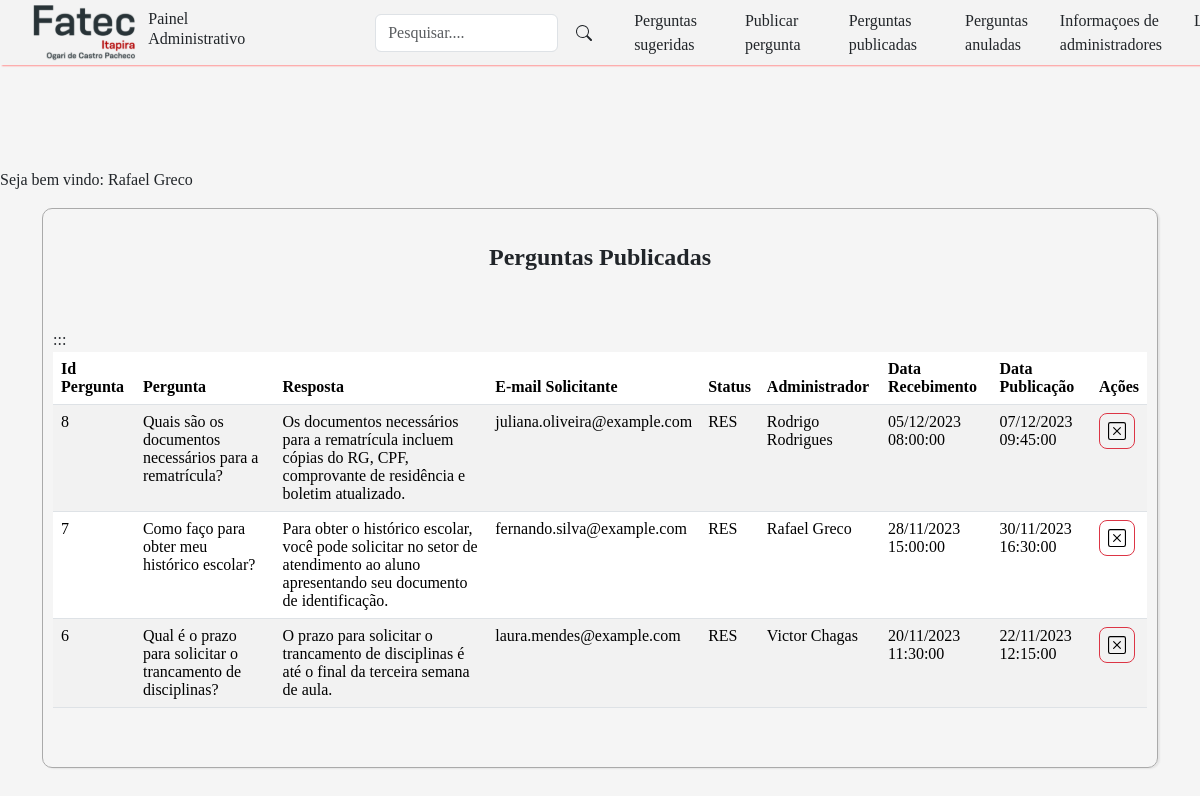
The page /view/listar_pergunta_publicada.php (signed in) on the database its author committed.
### tables this page shows
CREATE TABLE tb_perguntas (
    id_pergunta INT AUTO_INCREMENT NOT NULL PRIMARY KEY,
    pergunta TEXT,
    resposta TEXT,
    nome_solicitante VARCHAR(255) NOT NULL,
    email_solicitante VARCHAR(100) NOT NULL,
    situacao VARCHAR(255) NOT NULL,
    data_pergunta DATETIME NOT NULL DEFAULT CURRENT_TIMESTAMP(),
    data_resposta DATETIME,
    adm_id_resposta INT,
    CONSTRAINT fk_tb_adm_adm_id FOREIGN KEY (adm_id_resposta) REFERENCES tb_adm(adm_id),
    status_pergunta ENUM('NR','RES','EXC') DEFAULT 'NR',
    view INT DEFAULT 0
);

CREATE TABLE tb_adm (
    adm_id INT AUTO_INCREMENT NOT NULL PRIMARY KEY,
    adm_nome VARCHAR(255) NOT NULL,
    adm_email VARCHAR(100) UNIQUE NOT NULL,
    usuario VARCHAR(50) UNIQUE NOT NULL,
    senha VARCHAR(50) NOT NULL
);

### view/listar_pergunta_publicada.php (the view, shortened to what this page needs)
<?php
if (isset($_SESSION['nome_adm_logado'])) {
    $nome_adm = $_SESSION['nome_adm_logado'];
} else {
    header('Location: ../login.html');
    exit();
    echo "Sessão não iniciada.";
}
require_once "../class/pergunta.php";
require_once "../conexao.php";
if(!empty($_GET['search']))
{
    $data = $_GET['search'];
    $sql = "SELECT p.id_pergunta,p.pergunta,p.resposta,p.email_solicitante,p.status_pergunta,a.adm_nome,p.data_pergunta,p.data_resposta
     FROM tb_perguntas p JOIN tb_adm a
     ON p.adm_id_resposta=a.adm_id
     WHERE (id_pergunta LIKE '%$data%' or pergunta LIKE '%$data%' or resposta LIKE '%$data%') and status_pergunta = 'RES' ORDER BY id_pergunta DESC
     ";
}
else
{
    $sql ="SELECT p.id_pergunta,p.pergunta,p.resposta,p.email_solicitante,p.status_pergunta,a.adm_nome,p.data_pergunta,p.data_resposta
     FROM tb_perguntas p JOIN tb_adm a
     ON p.adm_id_resposta=a.adm_id
    WHERE status_pergunta = 'RES' ORDER BY id_pergunta DESC ";
}
$result = $conexao->query($sql);
?>
<!DOCTYPE html>
<html lang="pt-BR">
<head>
    <link href="https://cdn.jsdelivr.net/npm/bootstrap@5.3.2/dist/css/bootstrap.min.css" rel="stylesheet">
    <link href="../css/areaadmin.css" rel="stylesheet">
</head>
<body>
<header>
        <nav class="navbar navbar-expand-lg fixed-top" >
            <img class="logo" src="../img/FATEC.svg">
                <div class="container ">
                <h2 class="nav-link text-light text-dark">Painel Administrativo</h2>
                <div class="box-search">
                <input type="search" class="form-control w=25" id="pesquisar" placeholder="Pesquisar...." onkeydown="handleKeyPress(event)">
                    <button class="btn" onclick="searchData()" style="margin-left:5px;">
                    </button>
                </div>
                <div class="collapse navbar-collapse  " id="navbarNav">
                <ul class="navbar-nav">
                        <li class="nav-item mx-3" >
                            <a class="nav-link text-dark" href="listar_pergunta_sugerida.php">Perguntas sugeridas</a>
                        </li>
                        <li class="nav-item mx-3">
                            <a class="nav-link text-dark" href="form_nova_pergunta.php">Publicar pergunta</a>
                        </li>
                        <li class="nav-item mx-3">
                            <a class="nav-link text-dark" href="listar_pergunta_publicada.php">Perguntas publicadas</a>
                        </li>
                        <li class="nav-item mx-3">
                            <a class="nav-link text-dark" href="listar_pergunta_anulada.php">Perguntas anuladas</a>
                        </li>
                            <a class="nav-link text-dark" href="listar_adm.php">Informaçoes de administradores</a>
                        <li class="nav-item mx-3">
                            <a class="nav-link text-dark" href="?logout=true"> Logout</a>
                        </li>
                    </ul>
                    </div>
            </div>
        </nav>
    </header>
    <br><br><br><br><br><br>
    <?php echo "<p>Seja bem vindo: $nome_adm</p>" ?>
    <main>
    <div class="container">
            <div class="table-container">
                <table class="table table-striped">
                    <thead>
                        <br>
                        <h4>Perguntas Publicadas</h4>
                        <br><br>
                        <tr>
                            <th>Id Pergunta</th>
                            <th>Pergunta</th>
                            <th>Resposta</th>
                            <th>E-mail Solicitante</th>
                            <th>Status</th>
                            <th>Administrador</th>
                            <th>Data Recebimento</th>
                            <th>Data Publicação</th>
                            <th>Ações</th>
                        </tr>
                    </thead>
                        <tbody class="table">
                        <?php
                        while($user_data = $result-> fetch(PDO::FETCH_ASSOC))
                        {
                            echo"<tr>:";
                            echo"<td>".$user_data['id_pergunta']."</td>";
                            echo"<td>".$user_data['pergunta']."</td>";
                            echo"<td>".$user_data['resposta']."</td>";
                            echo"<td>".$user_data['email_solicitante']."</td>";
                            echo"<td>".$user_data['status_pergunta']."</td>";
                            echo"<td>".$user_data['adm_nome']."</td>";
                            echo "<td>".date('d/m/Y H:i:s', strtotime($user_data['data_pergunta']))."</td>";
                            echo "<td>".date('d/m/Y H:i:s', strtotime($user_data['data_resposta']))."</td>";
                            echo "<td>
                                        <a class='btn btn-lg btn-danger' href='../controller/anular-pergunta-sugerida.php?id_pergunta=$user_data[id_pergunta]'><img class='botao' src='../img/x-square.svg'></a>
                                    </td>";
                        }
                    ?>
                        </tbody>
                </table>
            </div>
        </div>
    </main>
</body>
</html>

### css/areaadmin.css (style rules this page uses)
.botao { width: 18px; height: 18px; }
body { background-color:#F5F5F5; font-family: Tahoma; }
nav { height: 65px;background-color:#F3F3F3; box-shadow:2px 1px 1.5px #FF9393; }
.table-container { height: 70vh; overflow-x: auto; border: solid 0.5px #AAAAAA; border-radius: 10px; box-shadow:2px 1px 1.5px #E5E5E5; padding: 10px; }
th { padding:10px; }
h4 { text-align: center;font-weight: bold; }
h2 { font-size: 20px;margin-right: 125px; }
.box-search { display:flex; padding:5px; width:500px; align-items: center; }
.logo { margin-left: 33px;height: 65px;margin-top: 10px; }

### rows shown on the page
tb_perguntas: id_pergunta "8", pergunta "Quais são os documentos necessários para a rematrícula?", resposta "Os documentos necessários para a rematrícula incluem cópias do RG, CPF, comprovante de residência e boletim atualizado.", email_solicitante "juliana.oliveira@example.com", status_pergunta "RES", adm_id_resposta.adm_nome "Rodrigo Rodrigues", data_pergunta "05/12/2023 08:00:00", data_resposta "07/12/2023 09:45:00"
tb_perguntas: id_pergunta "7", pergunta "Como faço para obter meu histórico escolar?", resposta "Para obter o histórico escolar, você pode solicitar no setor de atendimento ao aluno apresentando seu documento de identificação.", email_solicitante "fernando.silva@example.com", status_pergunta "RES", adm_id_resposta.adm_nome "Rafael Greco", data_pergunta "28/11/2023 15:00:00", data_resposta "30/11/2023 16:30:00"
tb_perguntas: id_pergunta "6", pergunta "Qual é o prazo para solicitar o trancamento de disciplinas?", resposta "O prazo para solicitar o trancamento de disciplinas é até o final da terceira semana de aula.", email_solicitante "laura.mendes@example.com", status_pergunta "RES", adm_id_resposta.adm_nome "Victor Chagas", data_pergunta "20/11/2023 11:30:00", data_resposta "22/11/2023 12:15:00"

### other values the page prints
$nome_adm "Rafael Greco"
